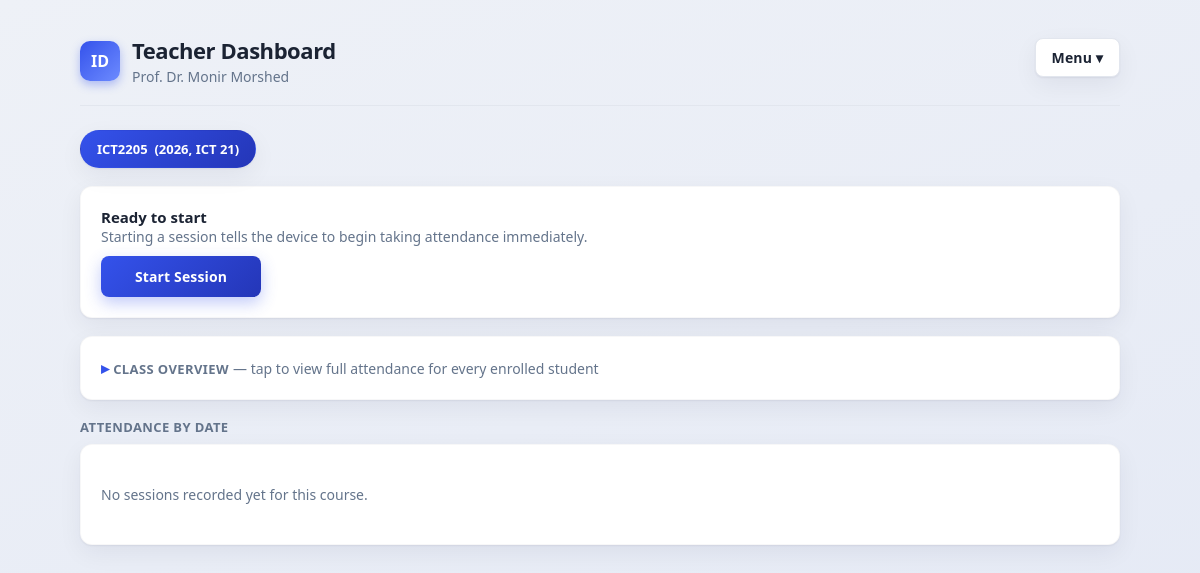
The app's page /teacher/dashboard (signed in), older data.
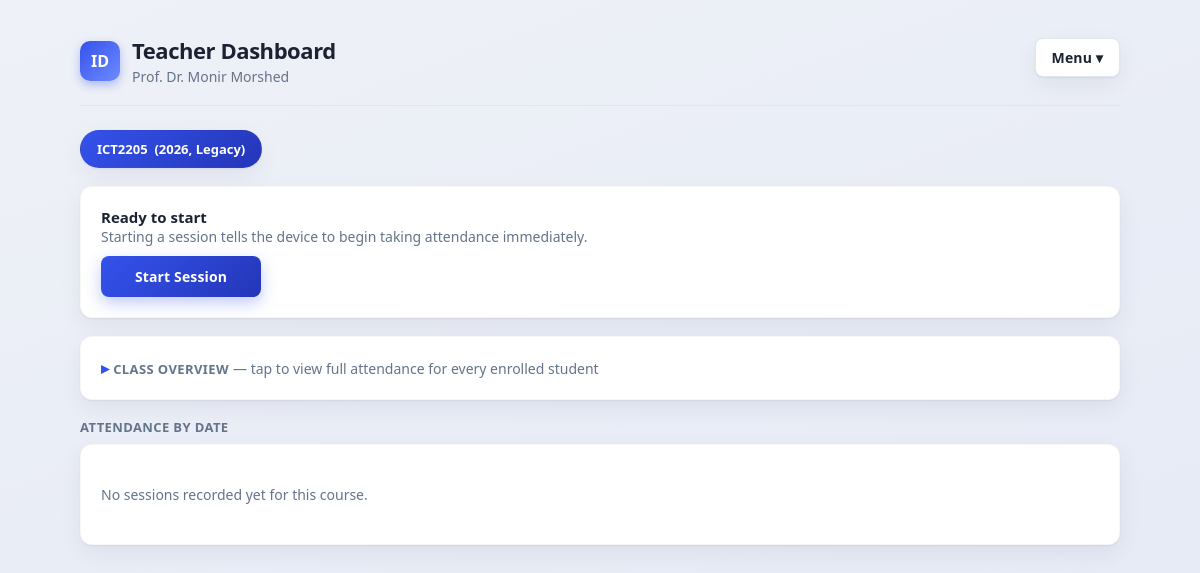
The same page, newer data.
### tables this page shows
CREATE TABLE CourseOfferings(
    offering_id INTEGER PRIMARY KEY AUTOINCREMENT,
    course_code TEXT NOT NULL,
    academic_year INTEGER NOT NULL,
    batch TEXT NOT NULL, assigned_teacher_id TEXT REFERENCES Teachers(teacher_id),
    FOREIGN KEY(course_code) REFERENCES Courses(course_code),
    UNIQUE(course_code, academic_year, batch)
);

### ui.py (the view, shortened to what this page needs)
@ui_bp.route("/teacher/dashboard")
@login_required(role="teacher")
def teacher_dashboard():
    teacher_id = session.get("teacher_id")
    selected_offering_id = request.args.get("offering_id", "").strip()
    conn = get_connection()
    cur = conn.cursor()
    cur.execute(
        """
        SELECT
            CourseOfferings.offering_id,
            CourseOfferings.course_code,
            Courses.course_name,
            CourseOfferings.academic_year,
            CourseOfferings.batch
        FROM CourseOfferings
        JOIN Courses ON CourseOfferings.course_code = Courses.course_code
        WHERE CourseOfferings.assigned_teacher_id = ?
          AND CourseOfferings.offering_id NOT IN (SELECT offering_id FROM ArchivedOfferings)
        ORDER BY CourseOfferings.academic_year DESC, CourseOfferings.offering_id DESC
        """,
        (teacher_id,),
    )
    offerings = cur.fetchall()
    cur.execute(
        """
        SELECT
            CourseOfferings.offering_id,
            CourseOfferings.course_code,
            Courses.course_name,
            CourseOfferings.academic_year,
            CourseOfferings.batch,
            ArchivedOfferings.archived_at
        FROM ArchivedOfferings
        JOIN CourseOfferings ON CourseOfferings.offering_id = ArchivedOfferings.offering_id
        JOIN Courses ON Courses.course_code = CourseOfferings.course_code
        WHERE CourseOfferings.assigned_teacher_id = ?
        ORDER BY ArchivedOfferings.archived_at DESC
        """,
        (teacher_id,),
    )
    archived_offerings = cur.fetchall()
    offering_ids = [str(row["offering_id"]) for row in offerings]
    if selected_offering_id not in offering_ids and offering_ids:
        selected_offering_id = offering_ids[0]
    elif not offering_ids:
        selected_offering_id = ""
    sessions_data = []
    roster = []
    if selected_offering_id in offering_ids:
        cur.execute(
            """
            SELECT session_id, date, start_time, end_time, status
            FROM Sessions
            WHERE offering_id = ?
            ORDER BY date DESC, start_time DESC
            """,
            (selected_offering_id,),
        )
        sessions = cur.fetchall()
        cur.execute(
            """
            SELECT
                Students.student_id,
                Students.name,
                Sessions.session_id,
                COALESCE(Attendance.status, 'Absent') AS status
            FROM Enrollments
            JOIN Students ON Students.student_id = Enrollments.student_id
            JOIN Sessions ON Sessions.offering_id = Enrollments.offering_id
            LEFT JOIN Attendance
                ON Attendance.student_id = Enrollments.student_id
                AND Attendance.session_id = Sessions.session_id
            WHERE Enrollments.offering_id = ?
              AND Enrollments.status = 'Active'
            ORDER BY Students.name
            """,
            (selected_offering_id,),
        )
        roster_rows = cur.fetchall()
        roster_by_student = {}
        roster.sort(key=lambda e: e["name"])
    cur.execute(
        """
        SELECT
            Sessions.session_id,
            Sessions.offering_id,
            CourseOfferings.course_code
        FROM Sessions
        JOIN CourseOfferings ON CourseOfferings.offering_id = Sessions.offering_id
        WHERE Sessions.status = 'Open'
        ORDER BY Sessions.session_id DESC
        LIMIT 1
        """
    )
    global_open = cur.fetchone()
    conn.close()
    open_session_here = bool(
        global_open and str(global_open["offering_id"]) == str(selected_offering_id)
    )
    open_elsewhere_course_code = None
    if global_open and not open_session_here:
        open_elsewhere_course_code = global_open["course_code"]
    return render_template(
        "teacher_dashboard.html",
        teacher_name=session.get("teacher_name"),
        offerings=offerings,
        archived_offerings=archived_offerings,
        selected_offering_id=selected_offering_id,
        sessions_data=sessions_data,
        roster=roster,
        open_session_here=open_session_here,
        open_elsewhere_course_code=open_elsewhere_course_code,
    )

### database.py (called while the page is built)
def get_connection():
    conn = sqlite3.connect(DATABASE)
    conn.row_factory = sqlite3.Row
    return conn

### ui.py (called while the page is built)
def login_required(role=None):
    def decorator(view):
        @wraps(view)
        def wrapped(*args, **kwargs):
            user_role = session.get("role")
            if not user_role:
                return redirect(url_for("ui.login"))
            if role and user_role != role:
                return redirect(url_for("ui.teacher_dashboard" if user_role == "teacher" else "ui.student_dashboard"))
            return view(*args, **kwargs)
        return wrapped
    return decorator

### templates/teacher_dashboard.html (shortened to what this page needs)
<!doctype html>
<html lang="en">
<head>
  <link rel="stylesheet" href="{{ url_for('static', filename='styles.css') }}" />
</head>
<body>
  <div class="container">
    <div class="top">
      <div class="brand">
        <div class="brand-mark">ID</div>
        <div>
          <h2>Teacher Dashboard</h2>
          <p class="hint" style="margin:0;">{{ teacher_name }}</p>
        </div>
      </div>
      <div class="menu-wrap">
        <button type="button" class="logout-btn" onclick="toggleMenu()">Menu ▾</button>
      </div>
    </div>
    {% if offerings %}
    <div class="tab-bar">
      {% for offering in offerings %}
        <a class="tab-link {% if selected_offering_id == offering['offering_id']|string %}active{% endif %}"
           href="{{ url_for('ui.teacher_dashboard', offering_id=offering['offering_id']) }}">
          {{ offering['course_code'] }} &nbsp;({{ offering['academic_year'] }}, {{ offering['batch'] }})
        </a>
      {% endfor %}
    </div>
    <div class="card session-control">
      {% if open_session_here %}
        <div class="session-control-row">
          <span class="live-dot"></span>
          <div>
            <p class="session-control-title">Session is live on the device</p>
            <p class="hint" style="margin:0;">The ESP32 is currently accepting scans for this course.</p>
          </div>
        </div>
        <div class="session-control-actions">
          <form method="post" action="{{ url_for('ui.stop_session_remote') }}">
            <input type="hidden" name="offering_id" value="{{ selected_offering_id }}" />
            <button type="submit" class="btn-danger">End Session</button>
          </form>
          <form method="post" action="{{ url_for('ui.cancel_session_remote') }}"
                onsubmit="return confirm('Cancel this session? All scans taken during it will be permanently deleted and it will NOT count as a held class.');">
            <input type="hidden" name="offering_id" value="{{ selected_offering_id }}" />
            <button type="submit" class="btn-ghost-danger">Cancel Session</button>
          </form>
        </div>
        <p class="hint" style="margin:10px 0 0;">
          <strong>End</strong> closes the session and keeps it in attendance records. <strong>Cancel</strong> discards it completely — no readings, no record.
        </p>
      {% elif open_elsewhere_course_code %}
        <p class="session-control-title">Device busy</p>
        <p class="hint" style="margin:0 0 10px;">
          A session is currently running for {{ open_elsewhere_course_code }}. End that one before starting this course.
        </p>
        <button type="button" disabled>Start Session</button>
      {% else %}
        <p class="session-control-title">Ready to start</p>
        <p class="hint" style="margin:0 0 10px;">Starting a session tells the device to begin taking attendance immediately.</p>
        <form method="post" action="{{ url_for('ui.start_session_remote') }}">
          <button type="submit">Start Session</button>
        </form>
      {% endif %}
    </div>
    <div class="card" style="margin-bottom:18px;">
      <details class="overview-toggle">
        <summary>
          <span class="section-title" style="margin:0; display:inline;">Class Overview</span>
          <span class="hint">— tap to view full attendance for every enrolled student</span>
        </summary>
      </details>
    </div>
    <div class="section-title">Attendance by Date</div>
    {% if sessions_data %}
      {% for s in sessions_data %}
      <div class="card session-card">
        <div class="session-head">
          <div>
            <p class="session-date">{{ s.date }}</p>
            <p class="session-time">{{ s.start_time }} – {{ s.end_time }} &nbsp;•&nbsp; Session {{ s.session_id }} &nbsp;•&nbsp; {{ s.status }}</p>
          </div>
          <div style="display:flex; gap:8px;">
            <span class="count-pill count-present">{{ s.present_count }} Present</span>
            <span class="count-pill count-absent">{{ s.absent_count }} Absent</span>
          </div>
        </div>
        <details class="session-list">
          <summary></summary>
          <div class="grid grid-2" style="margin-top:12px;">
            <div>
              <p class="section-title" style="margin-top:0;">Present ({{ s.present_count }})</p>
              {% if s.present_students %}
              <table>
                <thead>
                  <tr><th>ID</th><th>Name</th><th>Scan Time</th></tr>
                </thead>
                <tbody>
                  {% for student in s.present_students %}
                  <tr>
                    <td>{{ student.student_id }}</td>
                    <td>{{ student.name }}</td>
                    <td>{{ student.scan_time }}</td>
                  </tr>
                  {% endfor %}
                </tbody>
              </table>
              {% else %}
              <p class="empty-note">No students present.</p>
              {% endif %}
            </div>
            <div>
              <p class="section-title" style="margin-top:0;">Absent ({{ s.absent_count }})</p>
              {% if s.absent_students %}
              <table>
                <thead>
                  <tr><th>ID</th><th>Name</th></tr>
                </thead>
                <tbody>
                  {% for student in s.absent_students %}
                  <tr>
                    <td>{{ student.student_id }}</td>
                    <td>{{ student.name }}</td>
                  </tr>
                  {% endfor %}
                </tbody>
              </table>
              {% else %}
              <p class="empty-note">No students absent.</p>
              {% endif %}
            </div>
          </div>
        </details>
      </div>
      {% endfor %}
    {% else %}
      <div class="card">
        <p class="empty-note">No sessions recorded yet for this course.</p>
      </div>
    {% endif %}
    {% else %}
    <div class="card">
      <p class="empty-note">No course offerings are assigned to you yet.</p>
    </div>
    {% endif %}
  </div>
</body>
</html>

### static/styles.css (style rules this page uses)
:root { --bg: #eef1f7; --bg-gradient: linear-gradient(160deg, #eef1f7 0%, #e4e9f5 100%); --card: #ffffff; --text: #1b2333; --muted: #64748b; --line: #e2e6ee; --primary: #3452eb; --primary-dark: #2436b8; --primary-soft: #eef0fe; --danger: #dc2626; --danger-soft: #fdecec; --good: #15803d; --good-soft: #e3f6e9; --good-strong: #0f9d58; --warn: #4d7c0f; --warn-soft: #eef8e0; --radius: 12px; --shadow: 0 1px 2px rgba(20, 25, 45, 0.06), 0 8px 24px rgba(20, 25, 45, 0.06); }
* { box-sizing: border-box; }
body { margin: 0; font-family: "Segoe UI", "Inter", system-ui, -apple-system, Arial, sans-serif; background: var(--bg-gradient); color: var(--text); min-height: 100vh; }
.container { max-width: 1080px; margin: 0 auto; padding: 32px 20px 60px; }
.top { display: flex; justify-content: space-between; align-items: center; margin-bottom: 24px; padding-bottom: 16px; border-bottom: 1px solid var(--line); }
.top h2 { margin: 0 0 2px; font-size: 22px; letter-spacing: -0.02em; }
.brand { display: flex; align-items: center; gap: 12px; }
.brand-mark { width: 40px; height: 40px; border-radius: 10px; background: linear-gradient(135deg, var(--primary), #6d8bff); color: #fff; display: flex; align-items: center; justify-content: center; font-weight: 700; font-size: 16px; box-shadow: 0 4px 10px rgba(52, 82, 235, 0.35); }
.logout-btn { display: inline-flex; align-items: center; gap: 6px; padding: 9px 16px; border-radius: 8px; background: var(--card); border: 1px solid var(--line); color: var(--text); font-size: 14px; font-weight: 600; box-shadow: var(--shadow); transition: all 0.15s ease; }
.card { background: var(--card); border-radius: var(--radius); padding: 20px; box-shadow: var(--shadow); border: 1px solid rgba(20, 25, 45, 0.03); }
.card + .card { margin-top: 16px; }
a { color: var(--primary); text-decoration: none; }
input, select, button { width: 100%; padding: 11px 12px; border: 1px solid var(--line); border-radius: 8px; margin-top: 6px; margin-bottom: 12px; font-size: 14px; font-family: inherit; background: #fff; color: var(--text); }
button { background: linear-gradient(135deg, var(--primary), var(--primary-dark)); color: white; border: 0; cursor: pointer; font-weight: 600; letter-spacing: 0.01em; box-shadow: 0 6px 16px rgba(52, 82, 235, 0.3); transition: transform 0.1s ease, box-shadow 0.15s ease; }
.hint { color: var(--muted); font-size: 14px; }
.empty-note { color: var(--muted); font-size: 14px; padding: 6px 0; }
.tab-bar { display: flex; gap: 8px; flex-wrap: wrap; margin-bottom: 18px; }
.tab-link { padding: 9px 16px; border-radius: 999px; font-size: 13px; font-weight: 600; background: var(--card); border: 1px solid var(--line); color: var(--muted); box-shadow: var(--shadow); }
.tab-link.active { background: linear-gradient(135deg, var(--primary), var(--primary-dark)); color: #fff; border-color: transparent; }
.session-control { margin-bottom: 18px; }
.session-control form { margin: 0; }
.session-control form button { margin: 0; width: auto; min-width: 160px; }
.session-control-title { margin: 0; font-weight: 700; font-size: 15px; }
.overview-toggle summary { cursor: pointer; list-style: none; }
.overview-toggle summary::before { content: "▸ "; color: var(--primary); font-weight: 700; }
.menu-wrap { position: relative; }
.section-title { font-size: 13px; font-weight: 700; color: var(--muted); text-transform: uppercase; letter-spacing: 0.03em; margin: 16px 0 8px; }

Row changes from the older to the newer data that the page shows:
changed CourseOfferings "ICT2205": batch "ICT 21" → "Legacy"
